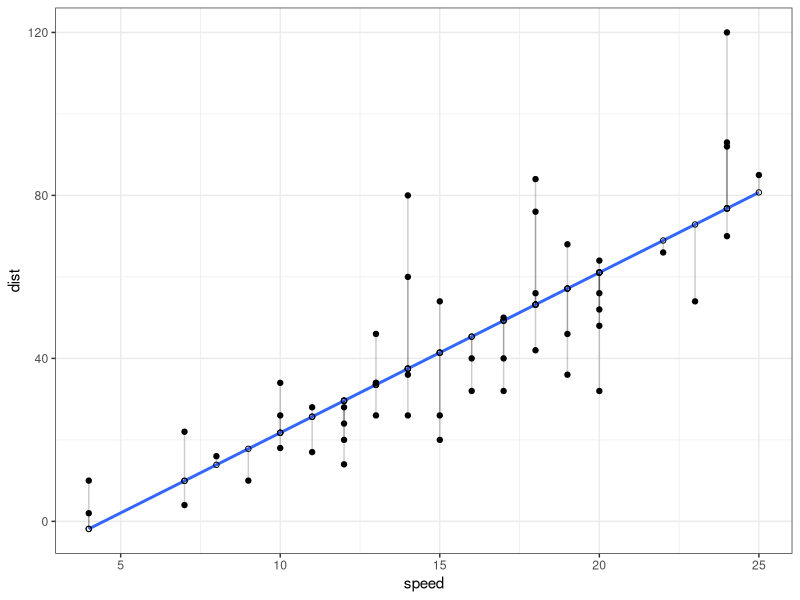

The R script that drew this image: (Note: this script raises an error after producing the figure.)
## ---- chunk 1
d <- cars
fit <- lm(dist ~ speed, data = cars)
d$predicted <- predict(fit)   # Save the predicted values
d$residuals <- residuals(fit) # Save the residual values
library(ggplot2)
ggplot(d, aes(x = speed, y = dist)) +
  geom_smooth(method = "lm", se = FALSE, formula = y ~ x) +     # regression line  
  geom_segment(aes(xend = speed, yend = predicted), alpha = .2) + #connection line 
  geom_point() +
  geom_point(aes(y = predicted), shape = 1) +
  theme_bw()
## ---- chunk 2
knitr::include_graphics("images/Schermata 2022-07-07 alle 17.24.44.png")
## ---- chunk 3
knitr::include_graphics("images/Schermata 2022-07-07 alle 18.49.38.png")
